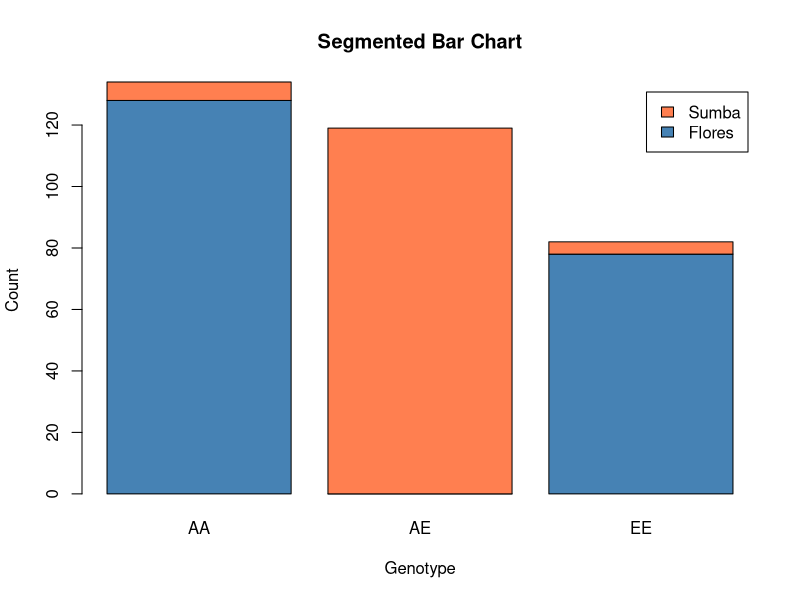

Write R code to recreate this figure.
# Create the data matrix
hemoglobin <- matrix(c(128, 6, 0, 119, 78, 4), ncol=3)

# Assign column names (genotypes)
colnames(hemoglobin) <- c("AA", "AE", "EE")

# Assign row names (islands)
rownames(hemoglobin) <- c("Flores", "Sumba")

# Display the matrix
hemoglobin

# Create the segmented bar chart
barplot(hemoglobin, legend=rownames(hemoglobin), 
        main="Segmented Bar Chart",
        xlab="Genotype",
        ylab="Count",
        col=c("steelblue", "coral"))

